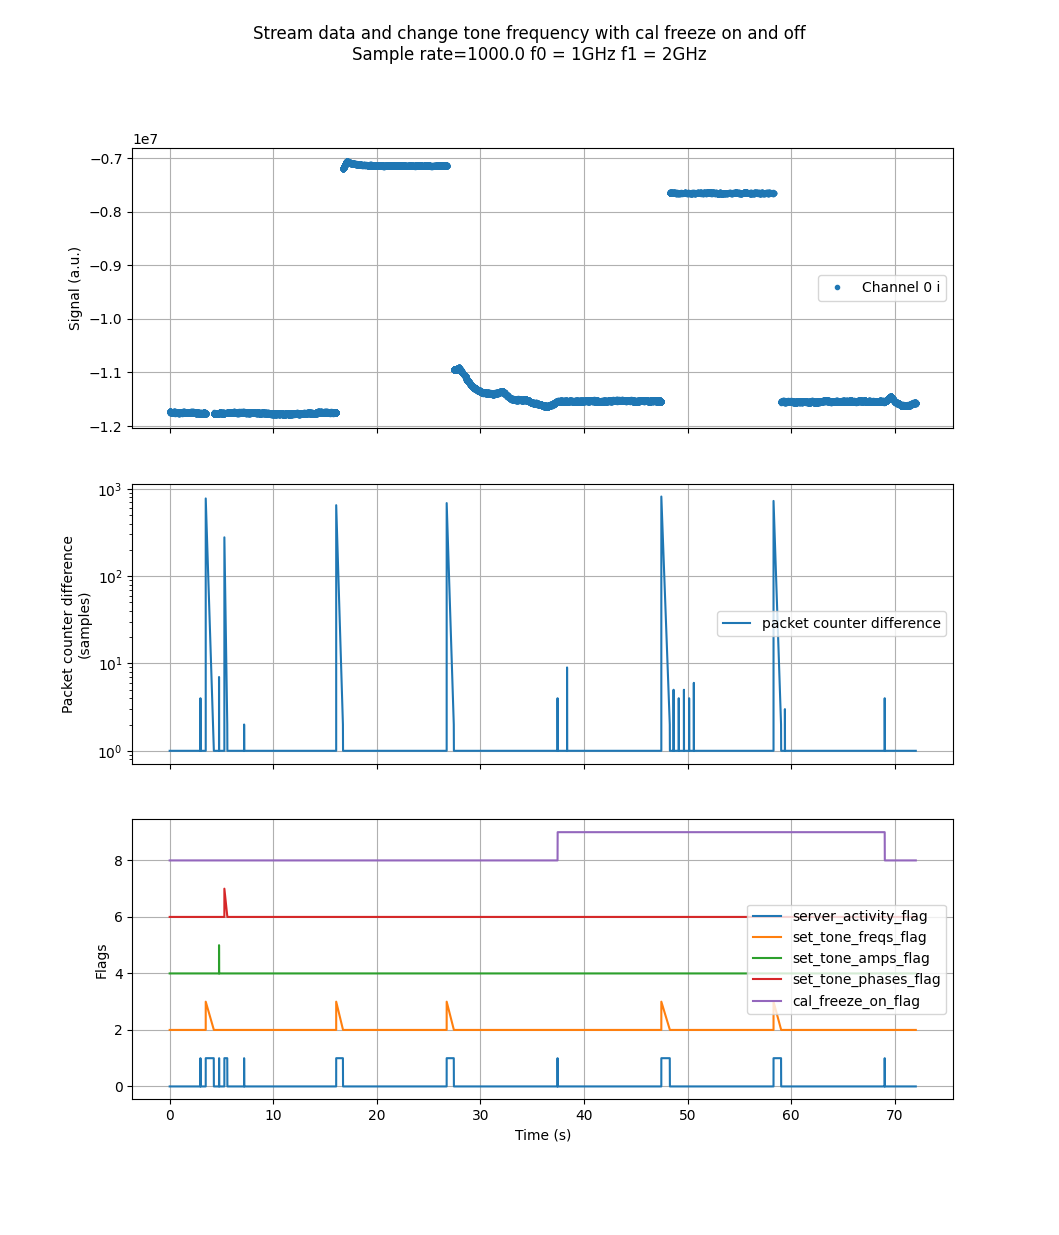

Reproduce this figure in Python.
#!/usr/bin/env python3

import subprocess
import time
import os
import sys
import signal

def start_stream_receiver():
    stream_script = './client_scripts/receive_stream.py'
    stream_options = ['-n', '16','-f', 'tmp_stream','-d', './tmp']
    process = subprocess.Popen(['python3', stream_script] + stream_options, stdout=sys.stdout, stderr=sys.stderr)
    print(f"Started stream process with PID {process.pid}")
    return process

#import the readout client from the directory above
print("Importing readout_client")
sys.path.append(os.path.abspath(os.path.join(os.path.dirname(__file__), os.pardir)))
import readout_client
client = readout_client.ReadoutClient()

# Start the stream receiver
print("Starting stream receiver process")
process = start_stream_receiver()
time.sleep(1.0)

#enable streaming in the server if it is not already enabled
if client.get_server_status()['stream_enabled']:
    remember_to_disable_stream = False
else:
    print("Enabling streaming")
    client.enable_stream()
    remember_to_disable_stream = True
time.sleep(3)

#setup the measurement - loopback connection required, not open circuit.
print("Setting up the measurement")
client.set_cal_freeze(0)
time.sleep(0.5)
client.set_tone_frequencies([1e9])
time.sleep(0.5)
client.set_tone_amplitudes([1.0])
time.sleep(0.5)
client.set_tone_phases([0.0])
time.sleep(0.5)
#wait a few seconds to settle
time.sleep(10)

#change the tone frequencies and wait a few seconds
print("Changing tone frequencies")
client.set_tone_frequencies([2.0e9])
time.sleep(10.0)

#change the tone frequencies back and wait a few seconds
print("Changing tone frequencies back")
client.set_tone_frequencies([1.0e9])
time.sleep(10.0)

#now repeat with cal freeze on
print('repeat with cal freeze on')
client.set_cal_freeze(1)
time.sleep(10.0)
client.set_tone_frequencies([2.0e9])
time.sleep(10.0)
client.set_tone_frequencies([1.0e9])
time.sleep(10.0)

#set the cal freeze back to 0
print('set cal freeze back to 0')
client.set_cal_freeze(0)
time.sleep(3)

#disable streaming if it was enabled
if remember_to_disable_stream:
    print("Disabling streaming")
    client.disable_stream()
time.sleep(1)

#kill the stream receiver process
print("Killing stream process")
os.kill(process.pid, signal.SIGTERM)
print(f"Killed stream process with PID {process.pid}")

#now load the data
data = client.load_stream('./tmp/tmp_stream')

from matplotlib import pyplot as plt
import numpy as np

plt.ion()

f,(s1,s2,s3) = plt.subplots(3,1,sharex=True)
cnt=data['packet_counter']
cnt-=cnt[0]
t=cnt/client.get_sample_rate()

s1.plot(t,data['i_data']['0000'],'.',label='Channel 0 i')
s2.plot(t[:-1],np.diff(cnt),label='packet counter difference')
s3.plot(t,data['stream_flags']['flag0'],label='server_activity_flag')
s3.plot(t,data['stream_flags']['flag1']+2,label='set_tone_freqs_flag')
s3.plot(t,data['stream_flags']['flag2']+4,label='set_tone_amps_flag')
s3.plot(t,data['stream_flags']['flag3']+6,label='set_tone_phases_flag')
s3.plot(t,data['stream_flags']['flag4']+8,label='cal_freeze_on_flag')

s3.set_xlabel('Time (s)')
s1.set_ylabel('Signal (a.u.)')
s2.set_ylabel('Packet counter difference\n(samples)')
s3.set_ylabel('Flags')
s1.legend(loc='right')
s2.legend(loc='right')
s3.legend(loc='right')
s1.grid(visible=True)
s2.grid(visible=True)
s3.grid(visible=True)
s2.semilogy()
plt.show()


title =  f'Stream data and change tone frequency with cal freeze on and off'
title += f'\nSample rate={client.get_sample_rate()} f0 = 1GHz f1 = 2GHz'
plt.suptitle(title)
